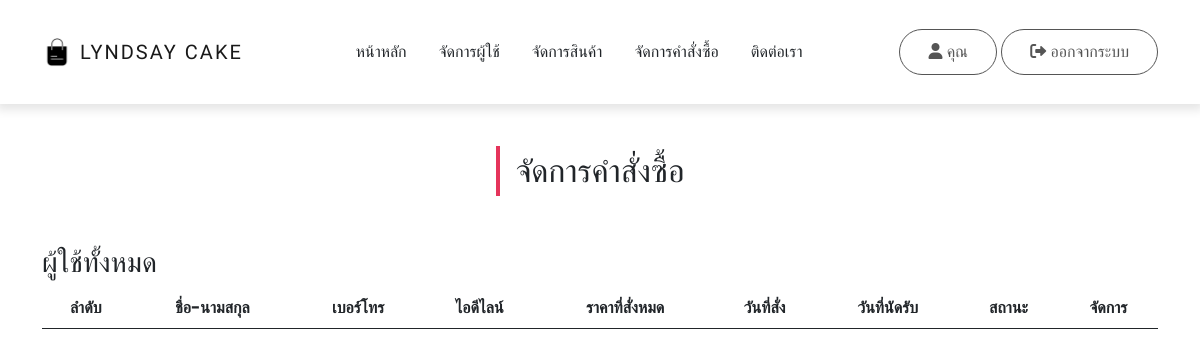
Before: /admin/orderController.php with the older database file.
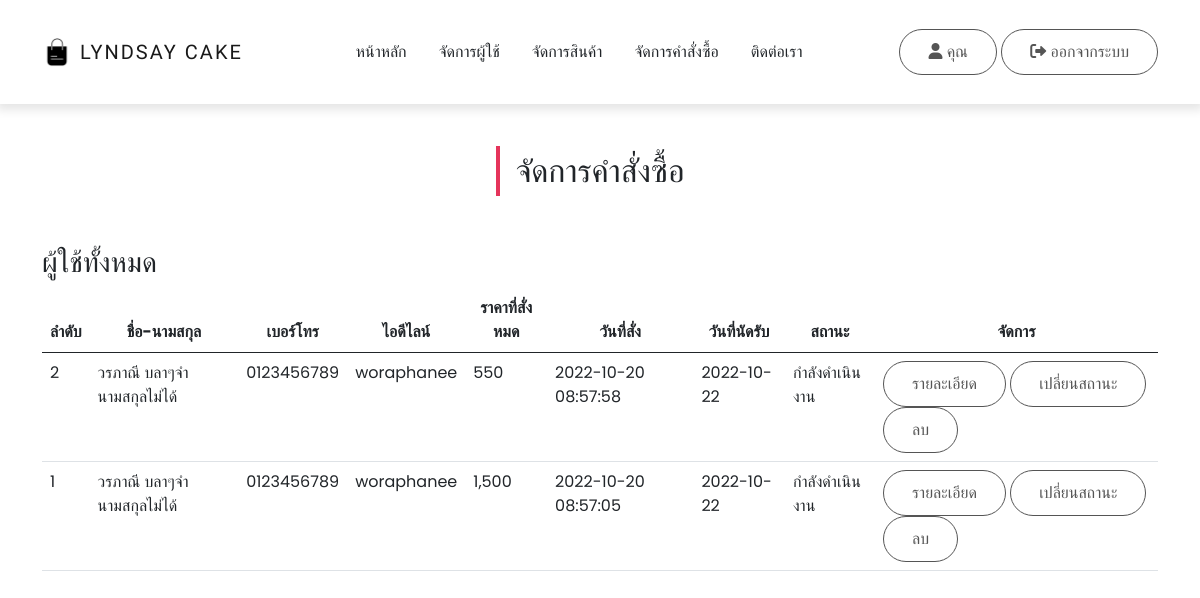
After: the same page with the newer database file.
### tables this page shows
CREATE TABLE `order_head` (
  `o_id` int(10) NOT NULL,
  `o_dttm` datetime NOT NULL,
  `o_name` varchar(255) NOT NULL,
  `o_email` varchar(255) NOT NULL,
  `o_phone` varchar(10) NOT NULL,
  `o_lineid` varchar(255) NOT NULL,
  `o_datemeet` varchar(255) NOT NULL,
  `o_prove` text NOT NULL,
  `o_status` int(11) NOT NULL,
  `o_qty` int(11) NOT NULL,
  `o_total` float NOT NULL
);

### admin/orderController.php (the view, shortened to what this page needs)
<?php
include_once('../system/config.php');
?>
<!DOCTYPE html>
<html lang="en">
<head>
  <link rel="stylesheet" href="../css/bootstrap.min.css">
  <link rel="stylesheet" href="../css/all.min.css">
  <link rel="stylesheet" href="../css/fontawesome.min.css">
  <link rel="stylesheet" href="../css/jquery.dataTables.min.css">
  <link rel="stylesheet" href="../css/main.css">
</head>
<body>
  <?php include('includes/navbar.inc.php'); ?>
  <section id="section" class="py-5">
    <div class="container">
      <div class="title text-center">
        <h2 class="position-relative d-inline-block">จัดการคำสั่งซื้อ</h2>
      </div>
    </div>
  </section>
  <div class="container">
    <h3>ผู้ใช้ทั้งหมด</h3>
    <table class="table table-hover" id="myTable">
      <thead>
        <tr>
          <th class="text-center">ลำดับ</th>
          <th class="text-center">ชื่อ-นามสกุล</th>
          <th class="text-center">เบอร์โทร</th>
          <th class="text-center">ไอดีไลน์</th>
          <th class="text-center">ราคาที่สั่งหมด</th>
          <th class="text-center">วันที่สั่ง</th>
          <th class="text-center">วันที่นัดรับ</th>
          <th class="text-center">สถานะ</th>
          <th class="text-center">จัดการ</th>
        </tr>
      </thead>
      <tbody>
        <?php
        $sql = "SELECT * FROM `order_head` ORDER BY `o_id` DESC";
        $query = mysqli_query($conn, $sql);
        while($row = mysqli_fetch_array($query)) {
        ?>
        <tr>
          <td><?= $row['o_id']; ?></td>
          <td><?= $row['o_name']; ?></td>
          <td><?= $row['o_phone']; ?></td>
          <td><?= $row['o_lineid']; ?></td>
          <td><?= number_format($row['o_total']); ?></td>
          <td><?= $row['o_dttm']; ?></td>
          <td><?= $row['o_datemeet']; ?></td>
          <td>
            <?php
            if($row['o_status'] == 1) {
              echo "เสร็จสิ้นแล้ว";
            } else {
              echo "กำลังดำเนินงาน";
            }
            ?>
          </td>
          <td>
            <a href="orderController.php?detail_order=<?= $row['o_id']; ?>" class="btn btn-primary">รายละเอียด</a>
            <a href="#" class="btn btn-primary">เปลี่ยนสถานะ</a>
            <a href="#" class="btn btn-primary">ลบ</a>
          </td>
        </tr>
        <?php } ?>
      </tbody>
    </table>
  </div>
</body>
</html>

Changed rows visible on the page:
added order_head: o_id "2", o_name "วรภาณี บลาๆจำนามสกุลไม่ได้", o_phone "0123456789", o_lineid "woraphanee", o_total "550", o_dttm "2022-10-20 08:57:58", o_datemeet "2022-10-22", o_status "กำลังดำเนินงาน"
added order_head: o_id "1", o_name "วรภาณี บลาๆจำนามสกุลไม่ได้", o_phone "0123456789", o_lineid "woraphanee", o_total "1,500", o_dttm "2022-10-20 08:57:05", o_datemeet "2022-10-22", o_status "กำลังดำเนินงาน"
